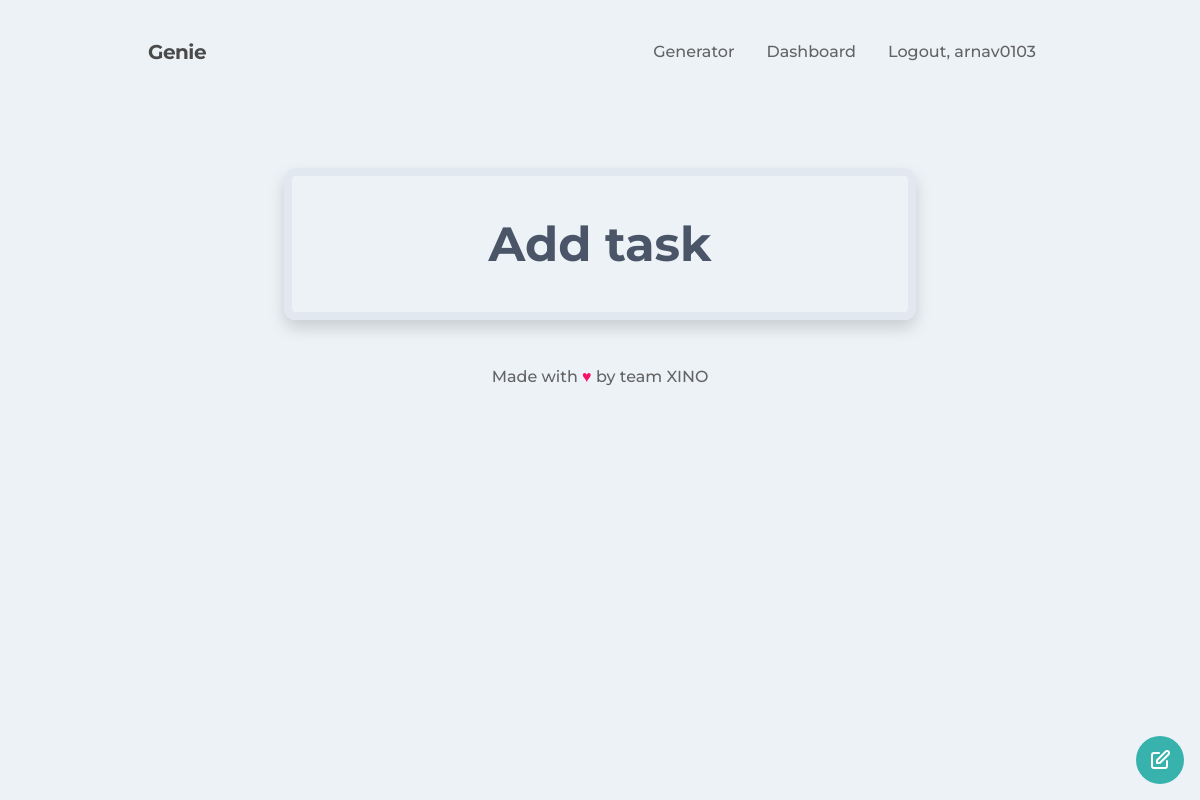
Before: /tasks/13 (signed in) with the older database file.
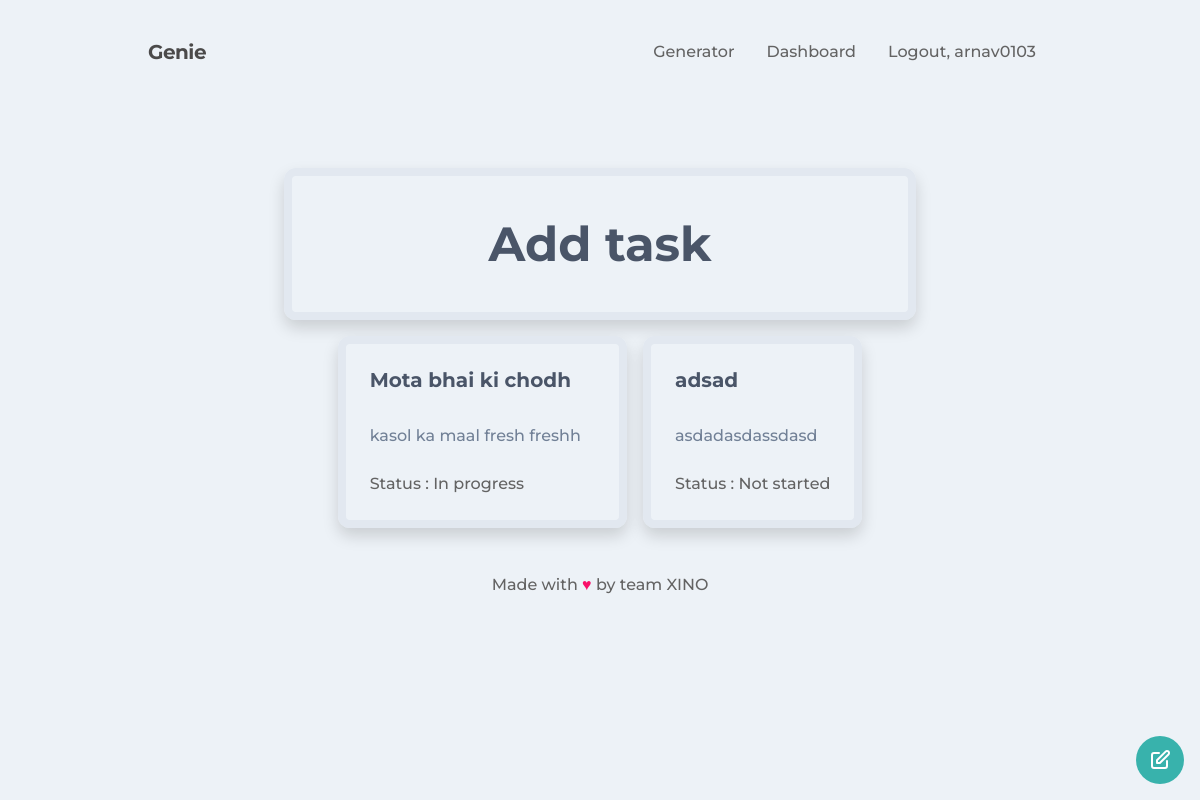
After: the same page with the newer database file.
### Tool/models.py (models this page shows, shortened)
class User(db.Model,UserMixin):
    __tablename__ = 'users'
    id = db.Column(db.Integer,primary_key = True)
    name = db.Column(db.String(64))
    username = db.Column(db.String , unique = True)
    profile_image = db.Column(db.String(64), nullable = False , default = 'developer.png')
    email = db.Column(db.String(64),unique = True,index = True)
    password_hash = db.Column(db.String(128))
    project = db.relationship('Project' , backref = 'user' , lazy = 'dynamic')

class Task(db.Model):
    __tablename__= 'tasks'
    id = db.Column(db.Integer , primary_key = True)
    name = db.Column(db.String)
    description = db.Column(db.String)
    completed = db.Column(db.String , default = 'No')
    projectid = db.Column(db.Integer , db.ForeignKey('project.id'))

### app.py (the view)
@app.route('/tasks/<projectid>', methods=['GET', 'POST'])
@login_required
def tasks(projectid):
    tasks = Task.query.filter_by(projectid=projectid)
    taskss = []
    for task in tasks:
        taskss.append(task)
    taskss.reverse()
    na = 'No'
    nas = 'NO'
    return render_template('tasks.htm', tasks=taskss, projectid=projectid, na=na, nas=nas)

### Tool/models.py (called while the page is built)
@login_manager.user_loader
def load_user(user_id):
    return User.query.get(user_id)

### Tool/templates/tasks.htm
{%extends 'dashboard.htm'%}
{%block content%}
<div class="container flex flex-wrap w-full font-medium mx-auto row-auto p-6 xl:px-64 lg:px-32 md:px-24 sm:px-40 ">
  <a href="{{url_for('edit_task' , projectid = projectid)}}"
    class=" m-3 fixed bottom-0 right-0 flex items-center justify-center h-12 w-12 rounded-full bg-teal-500 text-white">
    <svg class="h-6 w-6" xmlns="http://www.w3.org/2000/svg" fill="none" viewBox="0 0 24 24" stroke="currentColor">
      <path stroke-linecap="round" stroke-linejoin="round" stroke-width="2"
        d="M11 5H6a2 2 0 00-2 2v11a2 2 0 002 2h11a2 2 0 002-2v-5m-1.414-9.414a2 2 0 112.828 2.828L11.828 15H9v-2.828l8.586-8.586z" />
    </svg>
  </a>
  <div class="justify-center flex-wrap flex  w-full md:pl-3 md:pr-0 pt-8 pb-0 md:pb-6 px-2 ">
    <a href="{{url_for('maketask' , projectid = projectid)}}"
      class="relative w-full h-auto border-8 max-w-full rounded-xl overflow-hidden shadow max-h-full m-2 ">
      <div class="p-8 items-center">
        <div class="font-bold text-5xl  text-gray-700 text-center">Add task</div>
      </div>
    </a>
    {%for p in tasks%}
    <div class="relative  h-auto border-8  max-w-sm rounded-xl shadow overflow-x-scroll m-2 ">
      <div class="px-6 py-4 flex-wrap">
        <div class=" font-bold text-xl mb-2 pr-4 text-gray-700">
          <h6>{{p.name}}</h6>
        </div>
        <br>
        <p class="text-gray-600 text-base ">{{p.description}}</p>
        <br>
        <p>
          {%if p.completed == na or p.completed == nas%}
          Status
          : Not started
          {%elif p.completed == 'Maybe'%}
          Status : In progress
          {%else%}
          Status : Completed
          {%endif%}
        </p>
      </div>
    </div>
    {%endfor%}
  </div>
</div>
{%endblock%}

### Tool/templates/dashboard.htm (shortened to what this page needs)
{%extends 'base.htm'%}

### Tool/templates/base.htm (shortened to what this page needs)
<!DOCTYPE html>
<html lang="en">
<head>
  <link rel="stylesheet" href="https://stackpath.bootstrapcdn.com/bootstrap/4.5.2/css/bootstrap.min.css"
>
  <link rel="stylesheet" href="https://cdnjs.cloudflare.com/ajax/libs/meyer-reset/2.0/reset.min.css">
  <link rel='stylesheet' href='https://cdnjs.cloudflare.com/ajax/libs/tailwindcss/1.7.6/tailwind.min.css'>
  <link rel="stylesheet" type="text/css" href="{{url_for('static', filename='styles/main.css')}}">
  <link rel="stylesheet" type="text/css" href="{{ url_for('static', filename='styles/style.css') }}">
</head>
<body data-spy="scroll" data-target="#navbar" class="font-medium bg-gray-200 h-screen">
  <nav class="nav flex flex-wrap items-center justify-between py-4 px-2 ">
    <div class="flex flex-no-shrink items-center mr-6  text-grey-darkest">
      <span class=" text-xl tracking-tight font-bold" style="color:#4b4a4a;">Genie</span>
    </div>
    <ul class="menu border-b md:border-none flex justify-end list-reset m-0 w-full md:w-auto">
      {%if current_user.is_authenticated%}
      <li class="border-t md:border-none">
        <a href="{{url_for('dashboard')}}"
          class="block md:inline-block px-3 py-3 no-underline text-grey-200 hover:text-teal-500 ">Generator</a>
      </li>
      <li class="border-t md:border-none">
        <a href="{{url_for('projects')}}"
          class="block md:inline-block px-3 py-3 no-underline text-grey-200 hover:text-teal-500">Dashboard</a>
      </li>
      <li class="border-t md:border-none">
        <a href="{{ url_for('logout') }}"
          class="block md:inline-block px-3 py-3 no-underline text-grey-400 hover:text-teal-500">Logout,
          {{current_user.username}}</a>
      </li>
      {%endif%}
    </ul>
  </nav>
  {%block content%} {%endblock%}
  <div>
    <h6 class="relative mx-auto bottom-0 inset-x-0  text-center p-4"> Made with <span
        style="color:rgb(249, 16, 105);">♥</span>
      by
      team XINO
    </h6>
  </div>
</body>
</html>

### Tool/static/styles/main.css (style rules this page uses)
html { min-height:100vh; }
body { font-family: 'Montserrat', sans-serif; margin: 0; padding:0 140px; color :#636363; }
a { text-decoration: none !important; }
.container { padding-bottom: 15px; }

Changed rows visible on the page:
added Task: name "Mota bhai ki chodh", description "kasol ka maal fresh freshh", completed "Status : In progress"
added Task: name "adsad", description "asdadasdassdasd", completed "Status : Not started"
